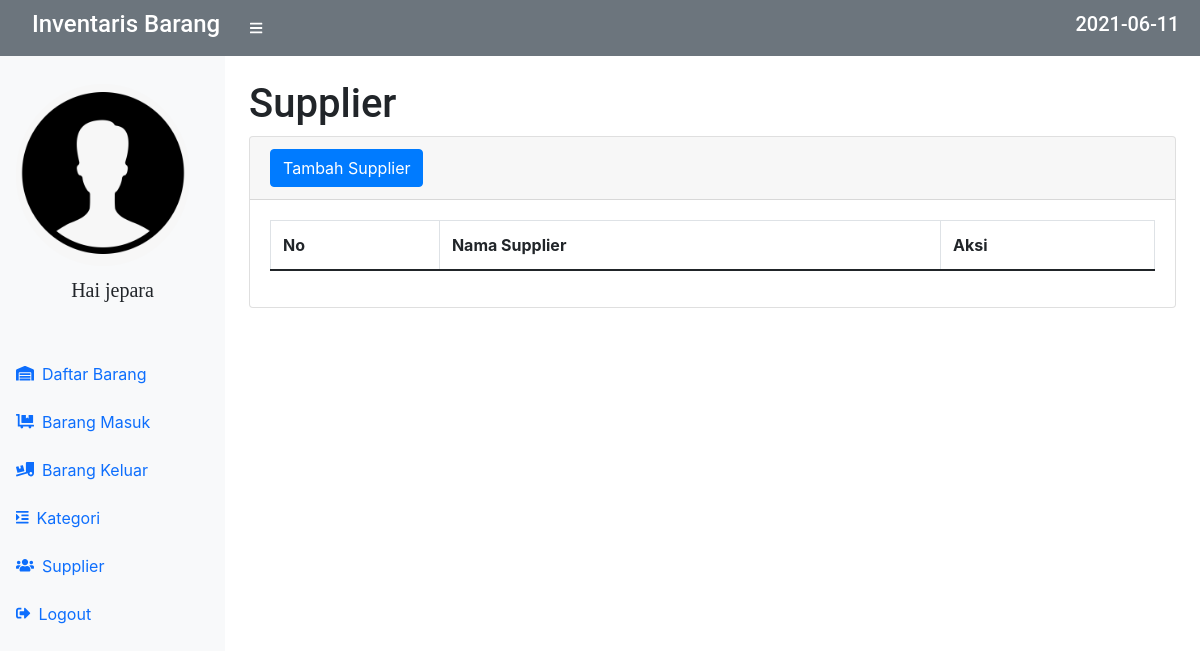
Page /supplier.php (signed in) on the earlier database version.
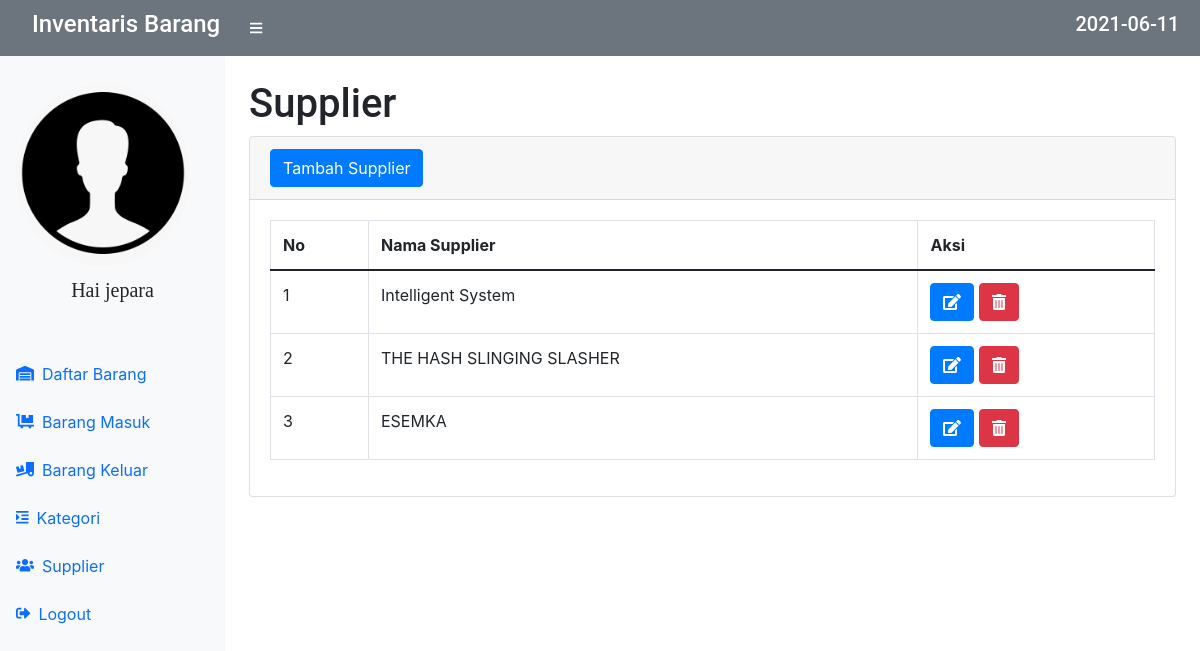
Same page on the later database version.
### tables this page shows
CREATE TABLE `supplier` (
  `idsup` int(11) NOT NULL,
  `supplier` varchar(55) NOT NULL
);

### supplier.php (the view, shortened to what this page needs)
<?php
require 'function.php';
?>
<!DOCTYPE html>
<html lang="en">
    <head>
        <link href="https://cdn.jsdelivr.net/npm/simple-datatables@latest/dist/style.css" rel="stylesheet" />
        <link href="css/styles.css" rel="stylesheet" />
        <link rel="stylesheet" href="https://maxcdn.bootstrapcdn.com/bootstrap/4.5.2/css/bootstrap.min.css">
        <link rel="stylesheet" type="text/css" href="https://cdn.datatables.net/1.10.25/css/jquery.dataTables.css">
    </head>
    <body class="sb-nav-fixed">
        <nav class="sb-topnav navbar navbar-expand navbar-secondary bg-secondary">
            <a class="navbar-brand ps-3 text-white" href="index.php"><h4>Inventaris Barang</h4></a>
            <button class="btn btn-link btn-sm order-1 order-lg-0 me-4 me-lg-0" id="sidebarToggle" href="#!"><i class="fas fa-bars text-white"></i></button>
            <ul class="navbar-nav ml-auto">
            <h5 class="text-white"><?php echo date('Y-m-d');?></h5>&nbsp;
       </ul>
        </nav>
        <div id="layoutSidenav">
            <div id="layoutSidenav_nav">
                <nav class="sb-sidenav accordion sb-sidenav bg-light" id="sidenavAccordion">
                    <div class="sb-sidenav-menu">
                        <div class="nav">
                            <div class="sb-sidenav-menu-heading"><img style="width: 90%" src="images/J.png" class="rounded-circle" alt="Cinque Terre"></div>
                            <Center><h5 style="font-family: cursive ">Hai <?php echo $_SESSION['username']; ?></h5></Center>
                            <div class="sb-sidenav-menu-heading"></div>
                            <a class="nav-link" href="index.php">
                                <div class="sb-nav-link-icon"><i class="fas fa-warehouse"></i></div>
                                Daftar Barang
                            </a>
                            <a class="nav-link" href="masuk.php">
                                <div class="sb-nav-link-icon"><i class="fas fa-dolly-flatbed"></i></div>
                                Barang Masuk
                            </a>
                            <a class="nav-link" href="keluar.php">
                                <div class="sb-nav-link-icon"><i class="fas fa-truck-loading"></i></div>
                                Barang Keluar
                            </a>
                            <a class="nav-link" href="kategori.php">
                                <div class="sb-nav-link-icon"><i class="fas fa-indent"></i></div>
                                Kategori
                            </a>
                            <a class="nav-link" href="supplier.php">
                                <div class="sb-nav-link-icon"><i class="fas fa-users"></i></div>
                                Supplier
                            </a>
                            <a class="nav-link" href="logout.php">
                                <div class="sb-nav-link-icon"><i class="fas fa-sign-out-alt"></i></div>
                                Logout
                            </a>
                        </div>
                    </div>
                </nav>
            </div>
            <div id="layoutSidenav_content">
                <main>
                    <div class="container-fluid px-4">
                        <h1 class="mt-4">Supplier</h1>
                        <div class="card mb-4">
                            <div class="card-header">
                               <button type="button" class="btn btn-primary" data-toggle="modal" data-target="#myModal">
                                    Tambah Supplier
                                </button>
                            </div>
                            <div class="card-body">
                                <div class= "table-responsive">
                                <table id="tabel" class="table table-bordered">
                                    <thead>
                                        <tr>
                                            <th>No</th>
                                            <th>Nama Supplier</th>
                                            <th>Aksi</th>
                                            </tr>
                                    </thead>
                                    <tbody>
                                        <?php
                                        $ambilsemuadatastock = mysqli_query($conn, "select * from supplier");
                                         $i = 1;
                                        while($data = mysqli_fetch_array($ambilsemuadatastock)){
                                            $supplier = $data['supplier'];
                                            $idb = $data['idsup'];
                                        ?>
                                        <tr>
                                            <td><?=$i++;
                                            ?></td>
                                            <td><?=$supplier;?></td>
                                            <td><button type="button" class="btn btn-primary" data-toggle="modal" data-target="#edit<?=$idb;?>">
                                                <i class="fas fa-edit"></i></button>
                                                <button type="button" class="btn btn-danger" data-toggle="modal" data-target="#delete<?=$idb;?>">
                                                 <i class="fas fa-trash-alt"></i></button>
                                         </td>
                                       </tr>
                                       <?php
                                   };
                                   ?>
                                    </tbody>
                                </table>
                            </div>
                        </div>
                    </div>
                </main>
            </div>
        </div>
    </body>
</html>

Differences in the rows shown:
added supplier: supplier "Intelligent System"
added supplier: supplier "THE HASH SLINGING SLASHER"
added supplier: supplier "ESEMKA"
